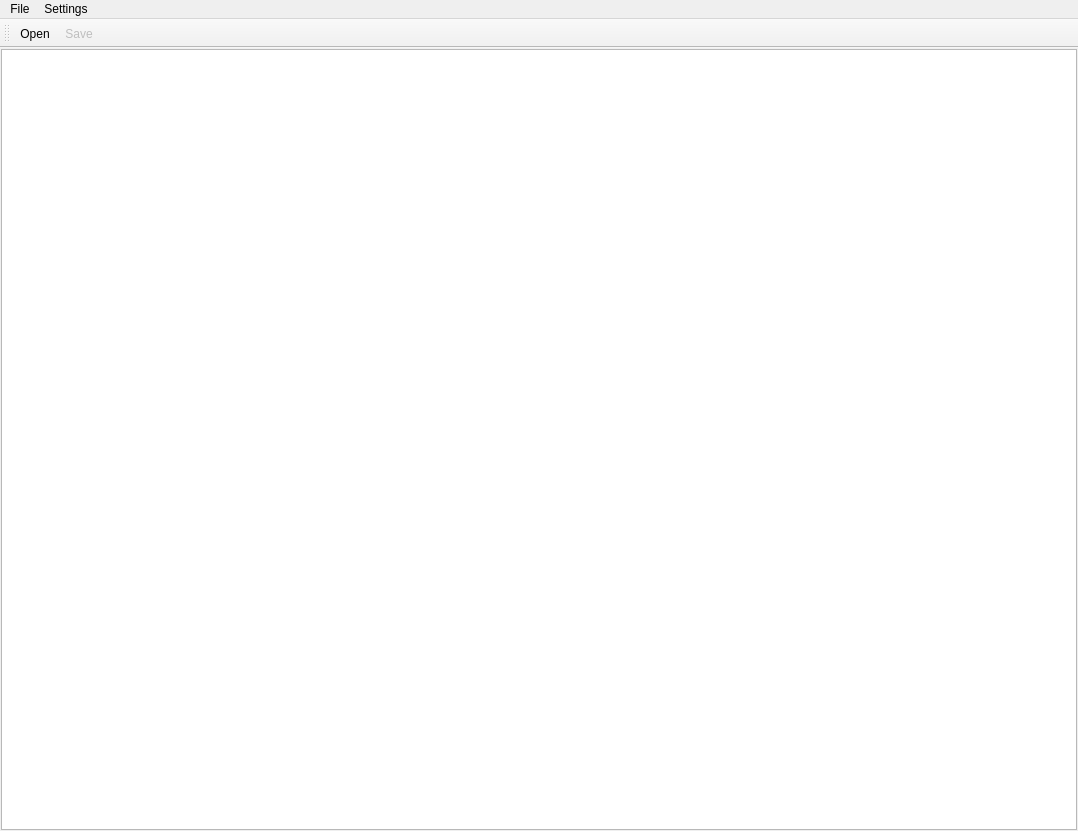
<?xml version="1.0" encoding="UTF-8"?>
<ui version="4.0">
 <class>MainWindow</class>
 <widget class="QMainWindow" name="MainWindow">
  <property name="geometry">
   <rect>
    <x>0</x>
    <y>0</y>
    <width>1078</width>
    <height>831</height>
   </rect>
  </property>
  <property name="windowTitle">
   <string>PCEF - Python Editor</string>
  </property>
  <widget class="QWidget" name="centralwidget">
   <layout class="QGridLayout" name="gridLayout">
    <property name="margin">
     <number>1</number>
    </property>
    <property name="spacing">
     <number>1</number>
    </property>
    <item row="0" column="0">
     <widget class="QPythonCodeEdit" name="editor">
      <property name="tabStopWidth">
       <number>40</number>
      </property>
     </widget>
    </item>
   </layout>
  </widget>
  <widget class="QMenuBar" name="menubar">
   <property name="geometry">
    <rect>
     <x>0</x>
     <y>0</y>
     <width>1078</width>
     <height>25</height>
    </rect>
   </property>
   <widget class="QMenu" name="menuFile">
    <property name="title">
     <string>File</string>
    </property>
    <addaction name="actionOpen"/>
    <addaction name="separator"/>
    <addaction name="actionSave"/>
   </widget>
   <widget class="QMenu" name="menuSettings">
    <property name="title">
     <string>Settings</string>
    </property>
    <widget class="QMenu" name="menuPanels">
     <property name="title">
      <string>Panels</string>
     </property>
    </widget>
    <widget class="QMenu" name="menuModes">
     <property name="title">
      <string>Modes</string>
     </property>
    </widget>
    <widget class="QMenu" name="menuStyle">
     <property name="title">
      <string>Style</string>
     </property>
     <addaction name="actionLight"/>
     <addaction name="actionDark"/>
    </widget>
    <addaction name="menuPanels"/>
    <addaction name="menuModes"/>
    <addaction name="menuStyle"/>
   </widget>
   <addaction name="menuFile"/>
   <addaction name="menuSettings"/>
  </widget>
  <widget class="QToolBar" name="toolBar">
   <property name="windowTitle">
    <string>toolBar</string>
   </property>
   <attribute name="toolBarArea">
    <enum>TopToolBarArea</enum>
   </attribute>
   <attribute name="toolBarBreak">
    <bool>false</bool>
   </attribute>
   <addaction name="actionOpen"/>
   <addaction name="actionSave"/>
  </widget>
  <action name="actionOpen">
   <property name="icon">
    <iconset resource="examples.qrc">
     <normaloff>:/example_icons/rc/folder.png</normaloff>:/example_icons/rc/folder.png</iconset>
   </property>
   <property name="text">
    <string>Open</string>
   </property>
   <property name="shortcut">
    <string>Ctrl+O</string>
   </property>
   <property name="iconVisibleInMenu">
    <bool>true</bool>
   </property>
  </action>
  <action name="actionSave">
   <property name="enabled">
    <bool>false</bool>
   </property>
   <property name="icon">
    <iconset resource="examples.qrc">
     <normaloff>:/example_icons/rc/document-save.png</normaloff>:/example_icons/rc/document-save.png</iconset>
   </property>
   <property name="text">
    <string>Save</string>
   </property>
   <property name="shortcut">
    <string>Ctrl+S</string>
   </property>
   <property name="iconVisibleInMenu">
    <bool>true</bool>
   </property>
  </action>
  <action name="actionPanel">
   <property name="text">
    <string>Panel</string>
   </property>
  </action>
  <action name="actionModes">
   <property name="text">
    <string>Modes</string>
   </property>
  </action>
  <action name="actionAbout">
   <property name="text">
    <string>About</string>
   </property>
  </action>
  <action name="actionLight">
   <property name="checkable">
    <bool>true</bool>
   </property>
   <property name="text">
    <string>Light</string>
   </property>
  </action>
  <action name="actionDark">
   <property name="checkable">
    <bool>true</bool>
   </property>
   <property name="text">
    <string>Dark</string>
   </property>
  </action>
 </widget>
 <customwidgets>
  <customwidget>
   <class>QPythonCodeEdit</class>
   <extends>QCodeEdit</extends>
   <header>pcef</header>
  </customwidget>
  <customwidget>
   <class>QCodeEdit</class>
   <extends>QPlainTextEdit</extends>
   <header>pcef</header>
  </customwidget>
 </customwidgets>
 <resources>
  <include location="examples.qrc"/>
 </resources>
 <connections>
  <connection>
   <sender>editor</sender>
   <signal>dirtyChanged(bool)</signal>
   <receiver>actionSave</receiver>
   <slot>setEnabled(bool)</slot>
   <hints>
    <hint type="sourcelabel">
     <x>538</x>
     <y>447</y>
    </hint>
    <hint type="destinationlabel">
     <x>-1</x>
     <y>-1</y>
    </hint>
   </hints>
  </connection>
  <connection>
   <sender>actionLight</sender>
   <signal>toggled(bool)</signal>
   <receiver>editor</receiver>
   <slot>useLightStyle()</slot>
   <hints>
    <hint type="sourcelabel">
     <x>-1</x>
     <y>-1</y>
    </hint>
    <hint type="destinationlabel">
     <x>538</x>
     <y>447</y>
    </hint>
   </hints>
  </connection>
  <connection>
   <sender>actionDark</sender>
   <signal>toggled(bool)</signal>
   <receiver>editor</receiver>
   <slot>useDarkStyle()</slot>
   <hints>
    <hint type="sourcelabel">
     <x>-1</x>
     <y>-1</y>
    </hint>
    <hint type="destinationlabel">
     <x>538</x>
     <y>447</y>
    </hint>
   </hints>
  </connection>
  <connection>
   <sender>actionSave</sender>
   <signal>triggered()</signal>
   <receiver>editor</receiver>
   <slot>saveToFile()</slot>
   <hints>
    <hint type="sourcelabel">
     <x>-1</x>
     <y>-1</y>
    </hint>
    <hint type="destinationlabel">
     <x>538</x>
     <y>447</y>
    </hint>
   </hints>
  </connection>
 </connections>
</ui>
